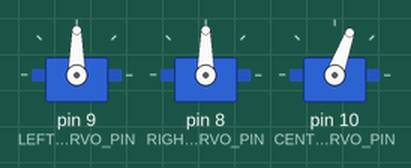
This sketch was run on a simulated Arduino Uno, built with avr-gcc and run on an emulated ATmega328P. Parts: 3 × servo. Random numbers use the default seed unless the sketch sets one.

Above: at 0.15 s.
At 15.29 s:
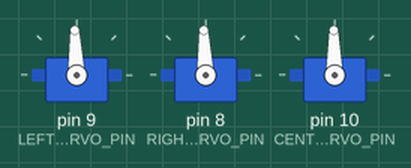
At 38.73 s:
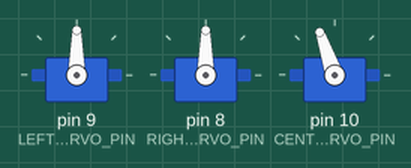
Timing chart, 0 to 40.0 s (numbered marks = the images above):
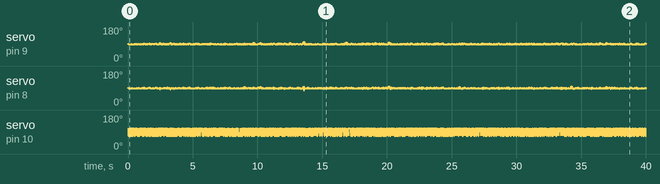

The sketch:

robot-walker.ino
```cpp
#include <Servo.h>

// Servo pins.
const int LEFT_SERVO_PIN = 9;
const int CENTRAL_SERVO_PIN = 10;
const int RIGHT_SERVO_PIN = 8;

// Servo "zero" angle positions.
const long LEFT_SERVO_ZERO_VALUE = 90;
const long RIGHT_SERVO_ZERO_VALUE = 90;
const long CENTRAL_SERVO_ZERO_VALUE = 90;

// Amplitude of left and right servos.
const long SIDE_SERVOS_FULL_AMPLITUDE = 30;
// Half amplitude of left and right servos. Is used when robot is turning
// left or right while moving forward or backward.
const long SIDE_SERVOS_HALF_AMPLITUDE = 15;
// Amplitude of central servo.
const long CENTRAL_SERVO_AMPLITUDE = 20;

// Periods for different speeds.
const long STEP_PERIOD_VERY_SLOW = 2000;
const long STEP_PERIOD_SLOW = 1500;
const long STEP_PERIOD_FAST = 1000;
const long STEP_PERIOD_VERY_FAST = 500;

long lastMillis;
long globalPhase;
float angleShiftLeftServo;
float angleShiftRightServo;
float angleShiftCentralServo;
long stepPeriod;
long amplitudeLeftServo;
long amplitudeRightServo;
boolean isAttached;
boolean isStopped;

Servo LeftServo;
Servo RightServo;
Servo CentralServo;

// commands
int BLUETOOTH_COMMAND_FORWARD = 1;
int BLUETOOTH_COMMAND_FORWARD_LEFT = 2;
int BLUETOOTH_COMMAND_FORWARD_RIGHT = 3;
int BLUETOOTH_COMMAND_BACKWARD = 4;
int BLUETOOTH_COMMAND_BACKWARD_LEFT = 5;
int BLUETOOTH_COMMAND_BACKWARD_RIGHT = 6;
int BLUETOOTH_COMMAND_TURN_LEFT = 7;
int BLUETOOTH_COMMAND_TURN_RIGHT = 8;
int BLUETOOTH_COMMAND_STOP = 9;
int BLUETOOTH_COMMAND_VERY_SLOW = 10;
int BLUETOOTH_COMMAND_SLOW = 11;
int BLUETOOTH_COMMAND_FAST = 12;
int BLUETOOTH_COMMAND_VERY_FAST = 13;

int BLUETOOTH_COMMAND_MIN = 1;
int BLUETOOTH_COMMAND_MAX = 13;

int generateRandomCommand(){
  return random(BLUETOOTH_COMMAND_MIN, BLUETOOTH_COMMAND_MAX);
}

bool isCommand(int expectedCommand, int actualCommand){
  return expectedCommand == actualCommand;
}

void attachServos() {
  if (!isAttached) {
    LeftServo.attach(LEFT_SERVO_PIN);
    RightServo.attach(RIGHT_SERVO_PIN);
    CentralServo.attach(CENTRAL_SERVO_PIN);
    isAttached = true;
  }
}

// In some positions servos can make noise and vibrate.
// To avoid this noise and vibration detach servos when robot is stopped.
void detachServos() {
  if (isAttached) {
    LeftServo.detach();
    RightServo.detach();
    CentralServo.detach();
    isAttached = false;
  }
}

void setup() {
  attachServos();
  isStopped = false;
  lastMillis = millis();

  angleShiftLeftServo = 0;
  angleShiftRightServo = 0;
  angleShiftCentralServo = 0;

  stepPeriod = STEP_PERIOD_FAST;
}

// Gets angle for servo.
//     Param amplitude - amplitude of oscillating process,
//     param phaseMillis - current duration of oscillating,
//     param shiftAndle - phase of oscillating process.
int getAngle(long amplitude, long phaseMillis, float shiftAngle) {
  float alpha = 2 * PI * phaseMillis / stepPeriod + shiftAngle;
  float angle = amplitude * sin(alpha);
  return (int)angle;
}

void loop() {
  long millisNow = millis();
  long millisPassed = millisNow - lastMillis;
  if (isStopped) {
    // We should wait for half a second. After that we think that servos are in zero
    // position and we can detach them.
    if (millisPassed >= 500) {
      lastMillis = 0;
      detachServos();
    }

    globalPhase = 0;
  } else {
    lastMillis = millisNow;

    globalPhase += millisPassed;
    globalPhase = globalPhase % stepPeriod;
  }

   int command = generateRandomCommand();

   if (isCommand(BLUETOOTH_COMMAND_FORWARD, command) ||
        isCommand(BLUETOOTH_COMMAND_FORWARD_LEFT, command) ||
        isCommand(BLUETOOTH_COMMAND_FORWARD_RIGHT, command)) {

      attachServos();
      isStopped = false;
      angleShiftLeftServo = 0;
      angleShiftRightServo = 0;
      angleShiftCentralServo = PI/2;

      amplitudeLeftServo = SIDE_SERVOS_FULL_AMPLITUDE;
      amplitudeRightServo = SIDE_SERVOS_FULL_AMPLITUDE;
      if (isCommand(BLUETOOTH_COMMAND_FORWARD_LEFT, command)) {
        amplitudeLeftServo = SIDE_SERVOS_HALF_AMPLITUDE;
      } else if (isCommand(BLUETOOTH_COMMAND_FORWARD_RIGHT, command)) {
        amplitudeRightServo = SIDE_SERVOS_HALF_AMPLITUDE;
      }
    } else if(isCommand(BLUETOOTH_COMMAND_BACKWARD, command) ||
              isCommand(BLUETOOTH_COMMAND_BACKWARD_LEFT, command) ||
              isCommand(BLUETOOTH_COMMAND_BACKWARD_RIGHT, command)) {

      attachServos();
      isStopped = false;
      angleShiftLeftServo = 0;
      angleShiftRightServo = 0;
      angleShiftCentralServo = -PI/2;

      amplitudeLeftServo = SIDE_SERVOS_FULL_AMPLITUDE;
      amplitudeRightServo = SIDE_SERVOS_FULL_AMPLITUDE;
      if (isCommand(BLUETOOTH_COMMAND_BACKWARD_LEFT, command)) {
        amplitudeRightServo = SIDE_SERVOS_HALF_AMPLITUDE;
      } else if (isCommand(BLUETOOTH_COMMAND_BACKWARD_RIGHT, command)) {
        amplitudeLeftServo = SIDE_SERVOS_HALF_AMPLITUDE;
      }
    } else if (isCommand(BLUETOOTH_COMMAND_TURN_LEFT, command)) {
      attachServos();
      isStopped = false;
      angleShiftLeftServo = 0;
      angleShiftRightServo = PI;
      angleShiftCentralServo = -PI/2;
      amplitudeLeftServo = SIDE_SERVOS_FULL_AMPLITUDE;
      amplitudeRightServo = SIDE_SERVOS_FULL_AMPLITUDE;
    } else if (isCommand(BLUETOOTH_COMMAND_TURN_RIGHT, command)) {
      attachServos();
      isStopped = false;
      angleShiftLeftServo = 0;
      angleShiftRightServo = PI;
      angleShiftCentralServo = PI/2;
      amplitudeLeftServo = SIDE_SERVOS_FULL_AMPLITUDE;
      amplitudeRightServo = SIDE_SERVOS_FULL_AMPLITUDE;
    } else if (isCommand(BLUETOOTH_COMMAND_STOP, command)) {
      attachServos();
      isStopped = true;
      angleShiftLeftServo = 0;
      angleShiftRightServo = 0;
      angleShiftCentralServo = 0;
      amplitudeLeftServo = SIDE_SERVOS_FULL_AMPLITUDE;
      amplitudeRightServo = SIDE_SERVOS_FULL_AMPLITUDE;
    } else if (isCommand(BLUETOOTH_COMMAND_VERY_SLOW, command)) {
      // globalPhase correction to save servo positions when changing period.
      globalPhase = globalPhase * STEP_PERIOD_VERY_SLOW / stepPeriod;
      stepPeriod = STEP_PERIOD_VERY_SLOW;
    } else if (isCommand(BLUETOOTH_COMMAND_SLOW, command)) {
      globalPhase = globalPhase * STEP_PERIOD_SLOW / stepPeriod;
      stepPeriod = STEP_PERIOD_SLOW;
    } else if (isCommand(BLUETOOTH_COMMAND_FAST, command)) {
      globalPhase = globalPhase * STEP_PERIOD_FAST / stepPeriod;
      stepPeriod = STEP_PERIOD_FAST;
    } else if (isCommand(BLUETOOTH_COMMAND_VERY_FAST, command)) {
      globalPhase = globalPhase * STEP_PERIOD_VERY_FAST / stepPeriod;
      stepPeriod = STEP_PERIOD_VERY_FAST;
    }

    if (isAttached) {
      LeftServo.write(LEFT_SERVO_ZERO_VALUE + getAngle(amplitudeLeftServo, globalPhase, angleShiftLeftServo));
      RightServo.write(RIGHT_SERVO_ZERO_VALUE + getAngle(amplitudeRightServo, globalPhase, angleShiftRightServo));
      CentralServo.write(CENTRAL_SERVO_ZERO_VALUE + getAngle(CENTRAL_SERVO_AMPLITUDE, globalPhase, angleShiftCentralServo));
    }
}
```
